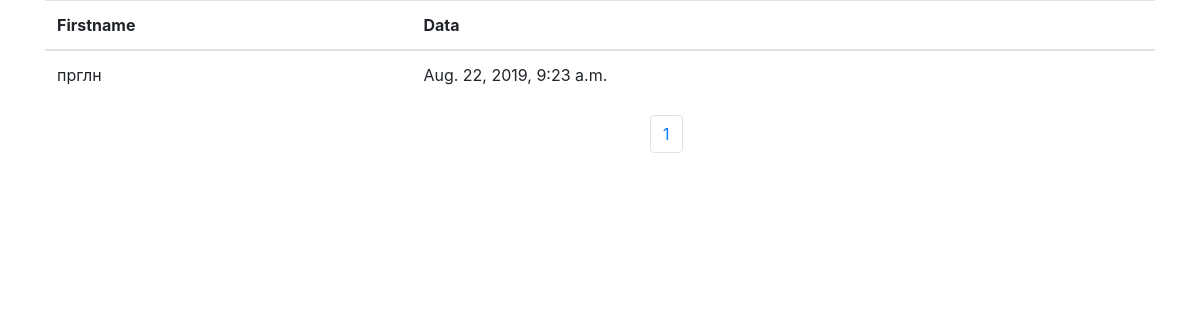
The page /polls/support/ on the database as committed earlier.
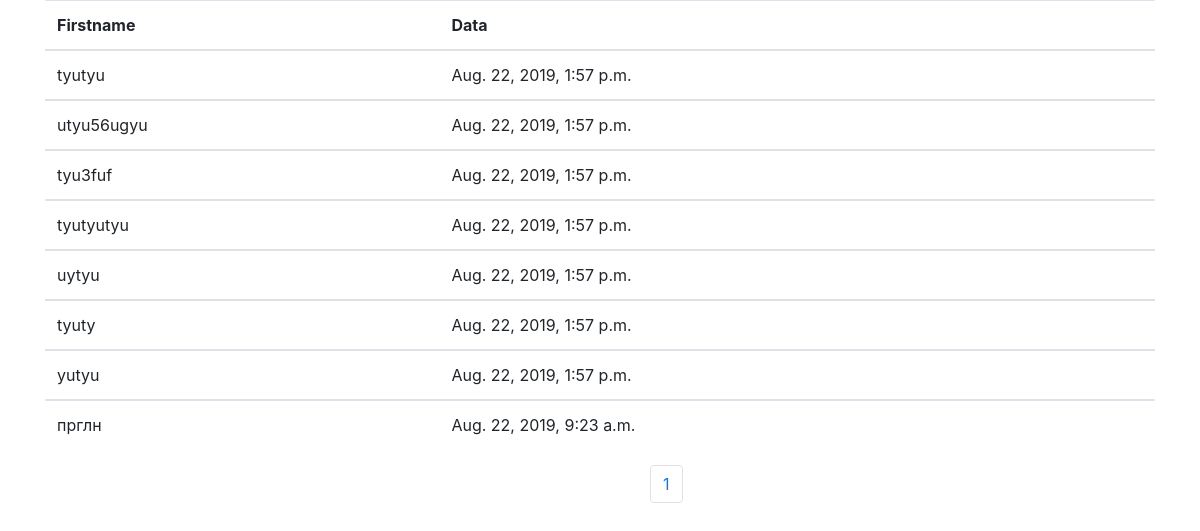
The same page on the database as committed later.
### polls/models.py (models this page shows, shortened)
class User_Name(models.Model):
    unique = models.CharField(max_length=200)
    pub_date = models.DateTimeField('date published')

### polls/views.py (the view)
# urls.py: path('support/', views.users_check, name='users_check'),
def users_check(request):
    user_sherch = User_Name.objects.order_by('-pub_date')
    paginator = Paginator(user_sherch, 10)  # Show 2 contacts per page
    page = request.GET.get('page')
    contacts = paginator.get_page(page)
    return render(request, 'polls/support.html', {'contacts': contacts})

### polls/templates/polls/support.html (shortened to what this page needs)
{% load static %}
{% load i18n %}
<!DOCTYPE html>
<html lang="en">
<head>
  <link rel="stylesheet" href="https://maxcdn.bootstrapcdn.com/bootstrap/4.3.1/css/bootstrap.min.css">
</head>
<body>
    <div class="container">
          <table class="table">
                <thead>
                  <tr>
                    <th>Firstname</th>
                    <th>Data</th>
                  </tr>
                </thead>
                {% for contact in contacts %}
                <tbody>
                  <tr>
                    <td>{{ contact.unique }}</td>
                    <td>{{ contact.pub_date }}</td>
                  </tr>
                </tbody>
            {% endfor %}
        </table>
    </div>
        <ul class="pagination">
                 {% for page in contacts.paginator.page_range %}
                    {% if page == contacts.unique %}
                        <li class="page-item"><a class="page-link" href="?page={{ page }}">{{ page }}</a></li>
                    {% else %}
                        <li class="page-item"><a class="page-link" href="?page={{ page }}">{{ page }}</a></li>
                    {% endif %}
                {% endfor %}
        </ul>
</body>

Rows that differ between the two databases and show on the page:
added User_Name: unique "tyutyu", pub_date "Aug. 22, 2019, 1:57 p.m."
added User_Name: unique "utyu56ugyu", pub_date "Aug. 22, 2019, 1:57 p.m."
added User_Name: unique "tyu3fuf", pub_date "Aug. 22, 2019, 1:57 p.m."
added User_Name: unique "tyutyutyu", pub_date "Aug. 22, 2019, 1:57 p.m."
added User_Name: unique "uytyu", pub_date "Aug. 22, 2019, 1:57 p.m."
added User_Name: unique "tyuty", pub_date "Aug. 22, 2019, 1:57 p.m."
added User_Name: unique "yutyu", pub_date "Aug. 22, 2019, 1:57 p.m."
